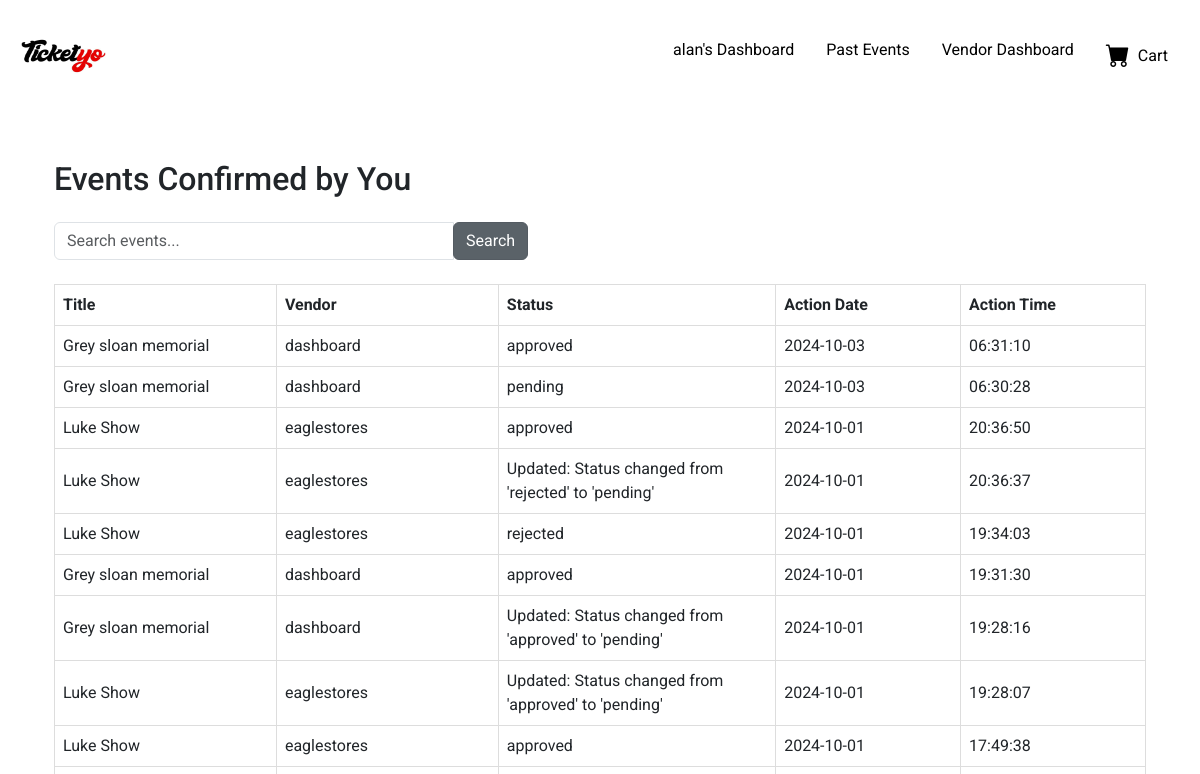
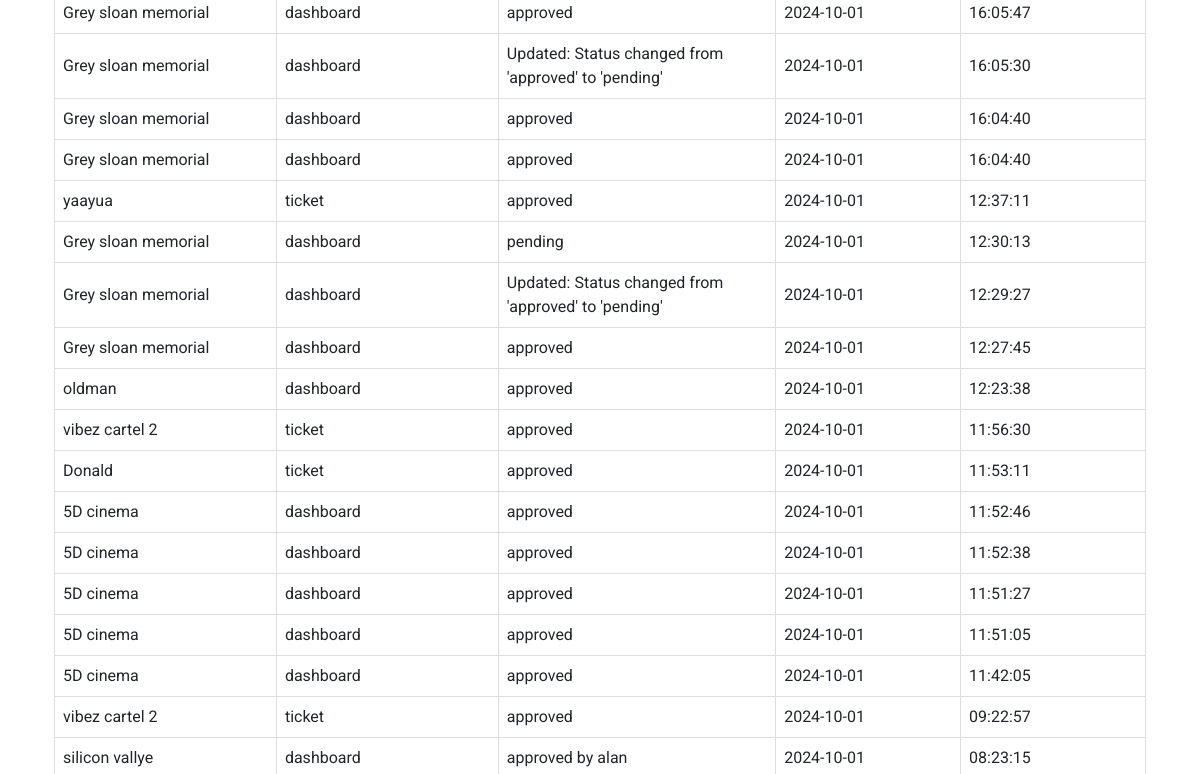
/vendors/events-confirmed/ (signed in, upper part), run on an earlier commit of the app's database (2 pictures, top to bottom).
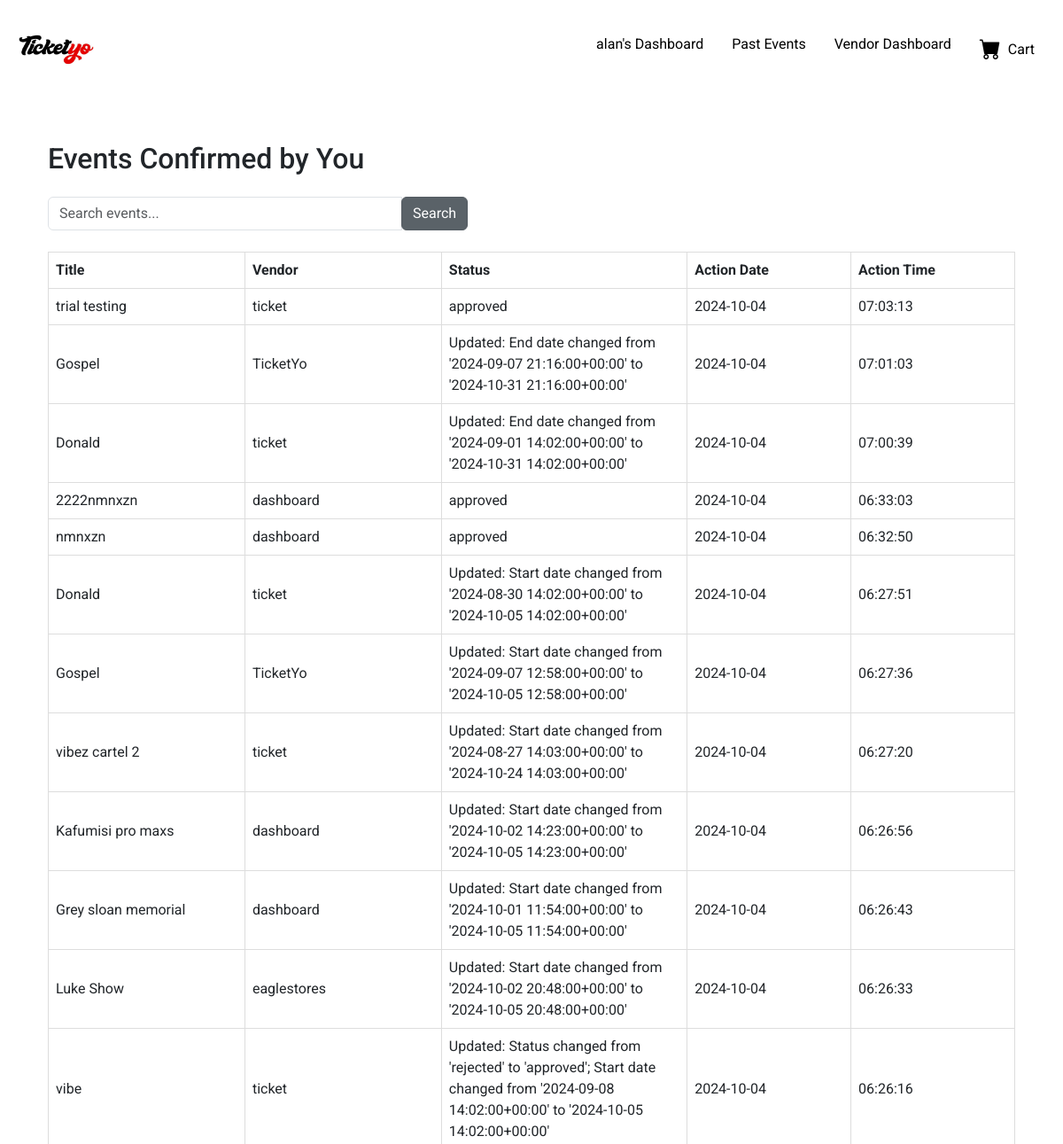
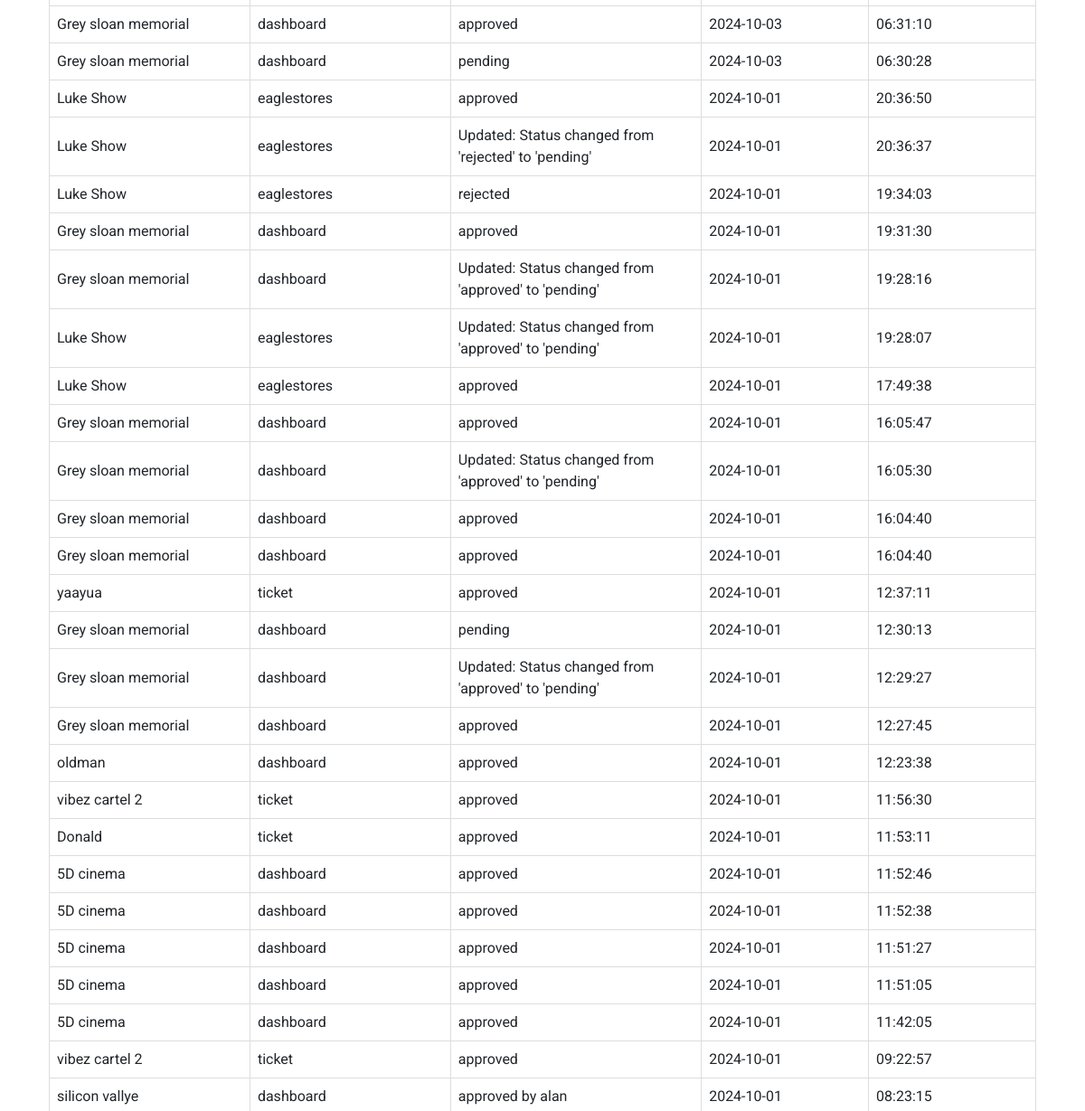
And on a later commit of the database (2 pictures, top to bottom).
### vendors/models.py (models this page shows, shortened)
class Vendor(AbstractBaseUser, PermissionsMixin):
    username = models.CharField(max_length=30, unique=True)
    email = models.EmailField(unique=True)
    first_name = models.CharField(max_length=30)
    last_name = models.CharField(max_length=30)
    storename = models.CharField(max_length=50)
    store_phone = models.CharField(max_length=15)
    verification_code = models.CharField(max_length=6, null=True, blank=True)
    verification_code_created_at = models.DateTimeField(null=True, blank=True)
    is_active = models.BooleanField(default=True)
    is_admin = models.BooleanField(default=False)
    is_superuser = models.BooleanField(default=False)
    is_staff = models.BooleanField(default=False)
    is_vendor = models.BooleanField(default=True)
    objects = VendorManager()
    USERNAME_FIELD = 'username'
    REQUIRED_FIELDS = ['email', 'first_name', 'last_name', 'storename', 'store_phone']

### events/models.py (models this page shows, shortened)
class ActionLog(models.Model):
    admin_user = models.ForeignKey(get_user_model(), on_delete=models.CASCADE)  # Link to the user who performed the action
    event = models.ForeignKey(Event, on_delete=models.CASCADE)  # Direct reference to Event model
    action = models.CharField(max_length=50)  # E.g., 'approved' or 'rejected'
    timestamp = models.DateTimeField(default=timezone.now)  # Time of the action

class Event(models.Model):
    STATUS_CHOICES = [
        ('pending', 'Pending'),
        ('approved', 'Approved'),
        ('rejected', 'Rejected'),
    ]
    vendor = models.ForeignKey(Vendor, on_delete=models.CASCADE, related_name='events')
    poster = models.ImageField(upload_to='event_posters/')
    title = models.CharField(max_length=200)
    description = models.TextField()
    category = models.CharField(max_length=100)
    start_date = models.DateTimeField()
    end_date = models.DateTimeField(null=True, blank=True)
    venue_name = models.CharField(max_length=100)
    regular_price = models.DecimalField(max_digits=10, decimal_places=2)
    sale_price = models.DecimalField(max_digits=10, decimal_places=2, null=True, blank=True)
    tickets_available = models.PositiveIntegerField(null=True, blank=True)
    tickets_sold = models.PositiveIntegerField(default=0)
    status = models.CharField(max_length=10, choices=STATUS_CHOICES, default='pending')
    adminaction = models.ForeignKey(settings.AUTH_USER_MODEL, on_delete=models.SET_NULL, null=True, blank=True, editable=False)  # Stores the admin who approved/rejected

### vendors/decorators.py (the view)
    def _wrapped_view(request, *args, **kwargs):
        if request.user.is_authenticated and hasattr(request.user, 'is_vendor') and request.user.is_vendor:
            return view_func(request, *args, **kwargs)
        else:
            raise PermissionDenied("You are not allowed to access this page.")  # Return Permission Denied error

### vendors/views.py (called while the page is built, shortened)
@login_required
@vendor_required
def events_confirmed_view(request):
    admin_user = request.user
    action_logs = ActionLog.objects.filter(admin_user=admin_user).select_related('event').order_by('-timestamp')
    search_query = request.GET.get('search', '')
    context = {
        'action_logs': action_logs,
        'search_query': search_query,
    }
    return render(request, 'events/events_confirmed.html', context)

### templates/events/events_confirmed.html (shortened to what this page needs)
{% extends 'frontend/base.html' %}
{% block content %}
<div class="container mt-5">
    <h2 class="mb-4">Events Confirmed by You</h2>
    <form method="GET" class="mb-4">
        <div class="input-group">
            <input type="text" name="search" class="form-control" placeholder="Search events..." value="{{ search_query }}">
            <div class="input-group-append">
                <button class="btn btn-secondary" type="submit">Search</button>
            </div>
        </div>
    </form>
    <div class="table-responsive">
        <table class="table table-hover">
            <thead class="thead-light">
                <tr>
                    <th class="title-column">Title</th>
                    <th class="vendor-column d-none d-md-table-cell">Vendor</th>
                    <th class="status-column">Status</th>
                    <th class="date-column">Action Date</th>
                    <th class="time-column">Action Time</th>
                </tr>
            </thead>
            <tbody>
                {% for log in action_logs %}
                <tr class="event-row" data-event-id="{{ log.event.id }}">
                    <td class="clickable">{{ log.event.title }}</td>
                    <td  class="vendor-column d-none d-md-table-cell"> {{ log.event.vendor.storename }}</td>
                    <td>{{ log.action }}</td>
                    <td>{{ log.timestamp|date:"Y-m-d" }}</td>
                    <td>{{ log.timestamp|date:"H:i:s" }}</td>
                </tr>
                {% empty %}
                <tr>
                    <td colspan="5" class="text-center">No events found.</td>
                </tr>
                {% endfor %}
            </tbody>
        </table>
    </div>
</div>
{% endblock %}

### templates/frontend/base.html (shortened to what this page needs)
{% load static %}
<!DOCTYPE html>
<html lang="en">
<head>
    <link href="https://cdn.jsdelivr.net/npm/bootstrap@5.3.0/dist/css/bootstrap.min.css" rel="stylesheet">
    <link rel="stylesheet" href="{% static 'frontend/styles.css' %}">
    <link href="https://cdn.jsdelivr.net/npm/bootstrap-icons@1.10.5/font/bootstrap-icons.css" rel="stylesheet">
</head>
<body>
<header id="main-header" class="header p-3 d-flex justify-content-between align-items-center">
    <div class="d-flex align-items-center">
        <div class="logo">
            <img src="{% static 'frontend/logo.jpg' %}" alt="Logo" style="height: 80px; width: 100px;">
        </div>
    </div>
    <nav>
        <ul class="nav">
            {% if user.is_authenticated %}
                <li class="nav-item">
                    <a href="{% url 'all_events' %}" class="nav-link text-black">{{ user.username }}'s Dashboard</a>
                </li>
            {% else %}
                <li class="nav-item">
                    <a href="{% url 'all_events' %}" class="nav-link text-black">Dashboard</a>
                </li>
            {% endif %}
            <li class="nav-item">
                <a href="{% url 'past_events' %}" class="nav-link text-black">Past Events</a>
            </li>
            {% if user.is_authenticated and user.is_vendor %}
                <li class="nav-item">
                    <a href="{% url 'dashboard' %}" class="nav-link text-black">Vendor Dashboard</a>
                </li>
            {% endif %}
            <li class="nav-item">
                <a href="{% url 'view_cart' %}" class="nav-link text-black d-flex align-items-center">
                    <i class="bi bi-cart-fill fs-4 me-2" style="color: black;"></i> Cart
                </a>
            </li>
        </ul>
    </nav>
</header>
    <div class="container main-content">
        {% block content %}{% endblock %}
    </div>
</body>
</html>

### static/frontend/styles.css (style rules this page uses)
body { font-family: 'Roboto', sans-serif; }
.header { background-color: white; color: white; }

### templates/events/events_confirmed.html (style rules this page uses)
.input-group .form-control { max-width: 400px; }
.btn-secondary { background-color: #5a6268; border-color: #545b62; }
.title-column { width: 120px; }
.vendor-column { width: 120px; }
.status-column { width: 150px; white-space: nowrap; overflow: hidden; text-overflow: ellipsis; }
.date-column { width: 100px; }
.time-column { width: 100px; }
table { width: 100%; border-collapse: collapse; }
th, td { text-align: left; vertical-align: middle; padding: 10px; border: 1px solid #ddd; }

What changed in the data, as far as the page shows it:
added ActionLog: event "trial testing", event.vendor.storename "ticket", action "approved", timestamp "2024-10-04", timestamp "07:03:13"
added ActionLog: event "Gospel", event.vendor.storename "TicketYo", action "Updated: End date changed from '2024-09-07 21:16:00+00:00' to '2024-10-31 21:16:00+00:00'", timestamp "2024-10-04", timestamp "07:01:03"
added ActionLog: event "Donald", event.vendor.storename "ticket", action "Updated: End date changed from '2024-09-01 14:02:00+00:00' to '2024-10-31 14:02:00+00:00'", timestamp "2024-10-04", timestamp "07:00:39"
added ActionLog: event "2222nmnxzn", event.vendor.storename "dashboard", action "approved", timestamp "2024-10-04", timestamp "06:33:03"
added ActionLog: event "nmnxzn", event.vendor.storename "dashboard", action "approved", timestamp "2024-10-04", timestamp "06:32:50"
added ActionLog: event "Donald", event.vendor.storename "ticket", action "Updated: Start date changed from '2024-08-30 14:02:00+00:00' to '2024-10-05 14:02:00+00:00'", timestamp "2024-10-04", timestamp "06:27:51"
added ActionLog: event "Gospel", event.vendor.storename "TicketYo", action "Updated: Start date changed from '2024-09-07 12:58:00+00:00' to '2024-10-05 12:58:00+00:00'", timestamp "2024-10-04", timestamp "06:27:36"
added ActionLog: event "vibez cartel 2", event.vendor.storename "ticket", action "Updated: Start date changed from '2024-08-27 14:03:00+00:00' to '2024-10-24 14:03:00+00:00'", timestamp "2024-10-04", timestamp "06:27:20"
added ActionLog: event "Kafumisi pro maxs", event.vendor.storename "dashboard", action "Updated: Start date changed from '2024-10-02 14:23:00+00:00' to '2024-10-05 14:23:00+00:00'", timestamp "2024-10-04", timestamp "06:26:56"
added ActionLog: event "Grey sloan memorial", event.vendor.storename "dashboard", action "Updated: Start date changed from '2024-10-01 11:54:00+00:00' to '2024-10-05 11:54:00+00:00'", timestamp "2024-10-04", timestamp "06:26:43"
added ActionLog: event "Luke Show", event.vendor.storename "eaglestores", action "Updated: Start date changed from '2024-10-02 20:48:00+00:00' to '2024-10-05 20:48:00+00:00'", timestamp "2024-10-04", timestamp "06:26:33"
added ActionLog: event "vibe", event.vendor.storename "ticket", action "Updated: Status changed from 'rejected' to 'approved'; Start date changed from '2024-09-08 14:02:00+00:00' to '2024-10-05 14:02:00+00:00'", timestamp "2024-10-04", timestamp "06:26:16"
